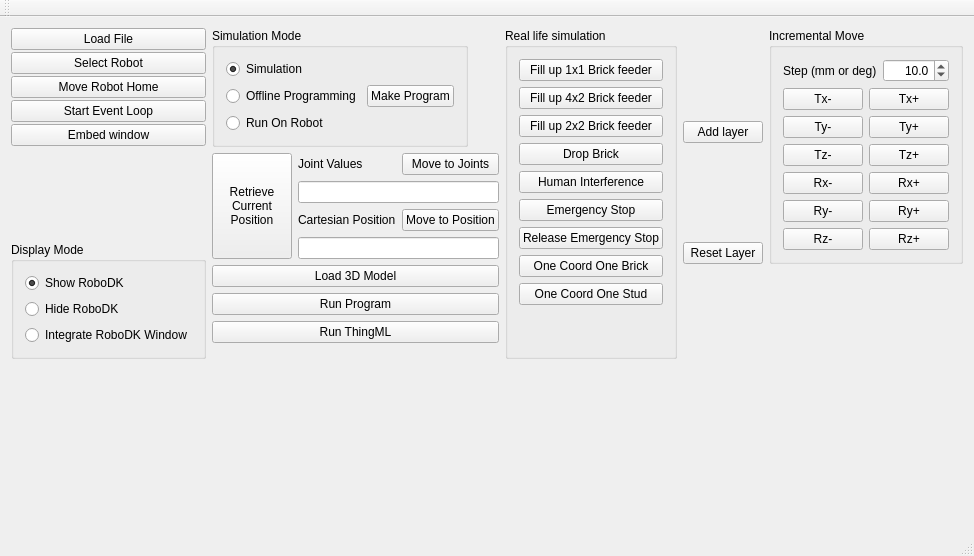
<?xml version="1.0" encoding="UTF-8"?>
<ui version="4.0">
 <class>MainWindow</class>
 <widget class="QMainWindow" name="MainWindow">
  <property name="geometry">
   <rect>
    <x>0</x>
    <y>0</y>
    <width>915</width>
    <height>556</height>
   </rect>
  </property>
  <property name="windowTitle">
   <string>Sample RoboDK API Implementation in C++</string>
  </property>
  <widget class="QWidget" name="centralWidget">
   <layout class="QVBoxLayout" name="verticalLayout_11">
    <item>
     <layout class="QVBoxLayout" name="mainLayout">
      <item>
       <layout class="QHBoxLayout" name="horizontalLayout_7">
        <item>
         <layout class="QVBoxLayout" name="verticalLayout_10">
          <item>
           <layout class="QVBoxLayout" name="verticalLayout_4">
            <property name="spacing">
             <number>2</number>
            </property>
            <item>
             <widget class="QPushButton" name="btnLoadFile">
              <property name="text">
               <string>Load File</string>
              </property>
             </widget>
            </item>
            <item>
             <widget class="QPushButton" name="btnSelectRobot">
              <property name="text">
               <string>Select Robot</string>
              </property>
             </widget>
            </item>
            <item>
             <widget class="QPushButton" name="btnMoveRobotHome">
              <property name="text">
               <string>Move Robot Home</string>
              </property>
             </widget>
            </item>
            <item>
             <widget class="QPushButton" name="btnTestButton">
              <property name="text">
               <string>Start Event Loop</string>
              </property>
             </widget>
            </item>
            <item>
             <widget class="QPushButton" name="btnEmbed">
              <property name="text">
               <string>Embed window</string>
              </property>
             </widget>
            </item>
           </layout>
          </item>
          <item>
           <spacer name="verticalSpacer_2">
            <property name="orientation">
             <enum>Qt::Vertical</enum>
            </property>
            <property name="sizeHint" stdset="0">
             <size>
              <width>20</width>
              <height>2</height>
             </size>
            </property>
           </spacer>
          </item>
          <item>
           <widget class="QGroupBox" name="groupBoxDisplayMode">
            <property name="title">
             <string>Display Mode</string>
            </property>
            <layout class="QVBoxLayout" name="verticalLayout_5">
             <item>
              <widget class="QRadioButton" name="radShowRoboDK">
               <property name="text">
                <string>Show RoboDK</string>
               </property>
               <property name="checked">
                <bool>true</bool>
               </property>
              </widget>
             </item>
             <item>
              <widget class="QRadioButton" name="radHideRoboDK">
               <property name="text">
                <string>Hide RoboDK</string>
               </property>
              </widget>
             </item>
             <item>
              <widget class="QRadioButton" name="radIntegrateRoboDK">
               <property name="text">
                <string>Integrate RoboDK Window</string>
               </property>
              </widget>
             </item>
            </layout>
           </widget>
          </item>
         </layout>
        </item>
        <item>
         <layout class="QVBoxLayout" name="verticalLayout_9">
          <item>
           <layout class="QHBoxLayout" name="horizontalLayout_8">
            <item>
             <widget class="QGroupBox" name="groupBox_2">
              <property name="title">
               <string>Simulation Mode</string>
              </property>
              <layout class="QVBoxLayout" name="verticalLayout_8">
               <item>
                <widget class="QRadioButton" name="radSimulation">
                 <property name="text">
                  <string>Simulation</string>
                 </property>
                 <property name="checked">
                  <bool>true</bool>
                 </property>
                </widget>
               </item>
               <item>
                <layout class="QHBoxLayout" name="horizontalLayout_6">
                 <item>
                  <widget class="QRadioButton" name="radOfflineProgramming">
                   <property name="text">
                    <string>Offline Programming</string>
                   </property>
                  </widget>
                 </item>
                 <item>
                  <widget class="QPushButton" name="btnMakeProgram">
                   <property name="text">
                    <string>Make Program</string>
                   </property>
                  </widget>
                 </item>
                </layout>
               </item>
               <item>
                <widget class="QRadioButton" name="radRunOnRobot">
                 <property name="text">
                  <string>Run On Robot</string>
                 </property>
                </widget>
               </item>
              </layout>
             </widget>
            </item>
            <item>
             <spacer name="horizontalSpacer">
              <property name="orientation">
               <enum>Qt::Horizontal</enum>
              </property>
              <property name="sizeHint" stdset="0">
               <size>
                <width>40</width>
                <height>20</height>
               </size>
              </property>
             </spacer>
            </item>
           </layout>
          </item>
          <item>
           <layout class="QVBoxLayout" name="verticalLayout_7">
            <item>
             <layout class="QHBoxLayout" name="horizontalLayout_5">
              <item>
               <widget class="QPushButton" name="btnGetPosition">
                <property name="sizePolicy">
                 <sizepolicy hsizetype="Minimum" vsizetype="MinimumExpanding">
                  <horstretch>0</horstretch>
                  <verstretch>0</verstretch>
                 </sizepolicy>
                </property>
                <property name="text">
                 <string>Retrieve
Current
Position</string>
                </property>
               </widget>
              </item>
              <item>
               <layout class="QVBoxLayout" name="verticalLayout_3">
                <item>
                 <layout class="QVBoxLayout" name="verticalLayout">
                  <item>
                   <layout class="QHBoxLayout" name="horizontalLayout">
                    <item>
                     <widget class="QLabel" name="label">
                      <property name="text">
                       <string>Joint Values</string>
                      </property>
                     </widget>
                    </item>
                    <item>
                     <widget class="QPushButton" name="btnMoveJoints">
                      <property name="text">
                       <string>Move to Joints</string>
                      </property>
                     </widget>
                    </item>
                   </layout>
                  </item>
                  <item>
                   <widget class="QLineEdit" name="txtJoints"/>
                  </item>
                 </layout>
                </item>
                <item>
                 <layout class="QVBoxLayout" name="verticalLayout_2">
                  <item>
                   <layout class="QHBoxLayout" name="horizontalLayout_2">
                    <item>
                     <widget class="QLabel" name="label_2">
                      <property name="text">
                       <string>Cartesian Position</string>
                      </property>
                     </widget>
                    </item>
                    <item>
                     <widget class="QPushButton" name="btnMovePose">
                      <property name="text">
                       <string>Move to Position</string>
                      </property>
                     </widget>
                    </item>
                   </layout>
                  </item>
                  <item>
                   <widget class="QLineEdit" name="txtXYZWPR"/>
                  </item>
                 </layout>
                </item>
               </layout>
              </item>
             </layout>
            </item>
            <item>
             <widget class="QPushButton" name="load3DModelbtn">
              <property name="text">
               <string>Load 3D Model</string>
              </property>
             </widget>
            </item>
            <item>
             <layout class="QHBoxLayout" name="horizontalLayout_3">
              <item>
               <widget class="QPushButton" name="btnProgRun">
                <property name="text">
                 <string>Run Program</string>
                </property>
               </widget>
              </item>
             </layout>
            </item>
            <item>
             <widget class="QPushButton" name="btnThingMLRun">
              <property name="text">
               <string>Run ThingML</string>
              </property>
             </widget>
            </item>
           </layout>
          </item>
          <item>
           <spacer name="verticalSpacer">
            <property name="orientation">
             <enum>Qt::Vertical</enum>
            </property>
            <property name="sizeHint" stdset="0">
             <size>
              <width>20</width>
              <height>2</height>
             </size>
            </property>
           </spacer>
          </item>
         </layout>
        </item>
        <item>
         <layout class="QVBoxLayout" name="verticalLayout_15"/>
        </item>
        <item>
         <widget class="QGroupBox" name="verticalGroupBox_2">
          <property name="title">
           <string>Real life simulation</string>
          </property>
          <layout class="QVBoxLayout" name="verticalLayout_16">
           <item>
            <widget class="QPushButton" name="fill1x1feederbtn">
             <property name="text">
              <string>Fill up 1x1 Brick feeder</string>
             </property>
            </widget>
           </item>
           <item>
            <widget class="QPushButton" name="fill4x2feederbtn">
             <property name="text">
              <string>Fill up 4x2 Brick feeder</string>
             </property>
            </widget>
           </item>
           <item>
            <widget class="QPushButton" name="fill2x2feederbtn">
             <property name="text">
              <string>Fill up 2x2 Brick feeder</string>
             </property>
            </widget>
           </item>
           <item>
            <widget class="QPushButton" name="dropBrickbtn">
             <property name="text">
              <string>Drop Brick</string>
             </property>
            </widget>
           </item>
           <item>
            <widget class="QPushButton" name="humanInterferencebtn">
             <property name="text">
              <string>Human Interference</string>
             </property>
            </widget>
           </item>
           <item>
            <widget class="QPushButton" name="emergencyStopbtn">
             <property name="text">
              <string>Emergency Stop</string>
             </property>
            </widget>
           </item>
           <item>
            <widget class="QPushButton" name="releaseEmergenyStopbtn">
             <property name="text">
              <string>Release Emergency Stop</string>
             </property>
            </widget>
           </item>
           <item>
            <widget class="QPushButton" name="btnOneCoordOneBrick">
             <property name="text">
              <string>One Coord One Brick</string>
             </property>
            </widget>
           </item>
           <item>
            <widget class="QPushButton" name="btnOneCoordOneStud">
             <property name="text">
              <string>One Coord One Stud</string>
             </property>
            </widget>
           </item>
           <item>
            <spacer name="verticalSpacer_4">
             <property name="orientation">
              <enum>Qt::Vertical</enum>
             </property>
             <property name="sizeHint" stdset="0">
              <size>
               <width>20</width>
               <height>40</height>
              </size>
             </property>
            </spacer>
           </item>
          </layout>
         </widget>
        </item>
        <item>
         <spacer name="horizontalSpacer_3">
          <property name="orientation">
           <enum>Qt::Horizontal</enum>
          </property>
          <property name="sizeHint" stdset="0">
           <size>
            <width>40</width>
            <height>20</height>
           </size>
          </property>
         </spacer>
        </item>
        <item>
         <layout class="QVBoxLayout" name="verticalLayout_13">
          <item>
           <layout class="QVBoxLayout" name="verticalLayout_14"/>
          </item>
          <item>
           <widget class="QPushButton" name="btnAddLayer">
            <property name="text">
             <string>Add layer</string>
            </property>
           </widget>
          </item>
          <item>
           <widget class="QPushButton" name="resetLayerbtn">
            <property name="text">
             <string>Reset Layer</string>
            </property>
           </widget>
          </item>
         </layout>
        </item>
        <item>
         <spacer name="horizontalSpacer_2">
          <property name="orientation">
           <enum>Qt::Horizontal</enum>
          </property>
          <property name="sizeHint" stdset="0">
           <size>
            <width>2</width>
            <height>20</height>
           </size>
          </property>
         </spacer>
        </item>
        <item>
         <layout class="QVBoxLayout" name="verticalLayout_12">
          <item>
           <widget class="QGroupBox" name="groupBox">
            <property name="title">
             <string>Incremental Move</string>
            </property>
            <layout class="QVBoxLayout" name="verticalLayout_6">
             <item>
              <layout class="QHBoxLayout" name="horizontalLayout_4">
               <item>
                <widget class="QLabel" name="label_4">
                 <property name="text">
                  <string>Step (mm or deg)</string>
                 </property>
                </widget>
               </item>
               <item>
                <widget class="QDoubleSpinBox" name="spnStep">
                 <property name="alignment">
                  <set>Qt::AlignRight|Qt::AlignTrailing|Qt::AlignVCenter</set>
                 </property>
                 <property name="decimals">
                  <number>1</number>
                 </property>
                 <property name="maximum">
                  <double>1000.000000000000000</double>
                 </property>
                 <property name="value">
                  <double>10.000000000000000</double>
                 </property>
                </widget>
               </item>
              </layout>
             </item>
             <item>
              <layout class="QGridLayout" name="gridLayout">
               <item row="0" column="0">
                <widget class="QPushButton" name="btnTXn">
                 <property name="text">
                  <string>Tx-</string>
                 </property>
                </widget>
               </item>
               <item row="0" column="1">
                <widget class="QPushButton" name="btnTXp">
                 <property name="text">
                  <string>Tx+</string>
                 </property>
                </widget>
               </item>
               <item row="1" column="0">
                <widget class="QPushButton" name="btnTYn">
                 <property name="text">
                  <string>Ty-</string>
                 </property>
                </widget>
               </item>
               <item row="1" column="1">
                <widget class="QPushButton" name="btnTYp">
                 <property name="text">
                  <string>Ty+</string>
                 </property>
                </widget>
               </item>
               <item row="2" column="0">
                <widget class="QPushButton" name="btnTZn">
                 <property name="text">
                  <string>Tz-</string>
                 </property>
                </widget>
               </item>
               <item row="2" column="1">
                <widget class="QPushButton" name="btnTZp">
                 <property name="text">
                  <string>Tz+</string>
                 </property>
                </widget>
               </item>
               <item row="3" column="0">
                <widget class="QPushButton" name="btnRXn">
                 <property name="text">
                  <string>Rx-</string>
                 </property>
                </widget>
               </item>
               <item row="3" column="1">
                <widget class="QPushButton" name="btnRXp">
                 <property name="text">
                  <string>Rx+</string>
                 </property>
                </widget>
               </item>
               <item row="4" column="0">
                <widget class="QPushButton" name="btnRYn">
                 <property name="text">
                  <string>Ry-</string>
                 </property>
                </widget>
               </item>
               <item row="4" column="1">
                <widget class="QPushButton" name="btnRYp">
                 <property name="text">
                  <string>Ry+</string>
                 </property>
                </widget>
               </item>
               <item row="5" column="0">
                <widget class="QPushButton" name="btnRZn">
                 <property name="text">
                  <string>Rz-</string>
                 </property>
                </widget>
               </item>
               <item row="5" column="1">
                <widget class="QPushButton" name="btnRZp">
                 <property name="text">
                  <string>Rz+</string>
                 </property>
                </widget>
               </item>
              </layout>
             </item>
            </layout>
           </widget>
          </item>
          <item>
           <spacer name="verticalSpacer_3">
            <property name="orientation">
             <enum>Qt::Vertical</enum>
            </property>
            <property name="sizeHint" stdset="0">
             <size>
              <width>20</width>
              <height>2</height>
             </size>
            </property>
           </spacer>
          </item>
         </layout>
        </item>
       </layout>
      </item>
      <item>
       <widget class="QWidget" name="widgetRoboDK" native="true">
        <property name="sizePolicy">
         <sizepolicy hsizetype="MinimumExpanding" vsizetype="MinimumExpanding">
          <horstretch>0</horstretch>
          <verstretch>100</verstretch>
         </sizepolicy>
        </property>
        <property name="minimumSize">
         <size>
          <width>0</width>
          <height>150</height>
         </size>
        </property>
       </widget>
      </item>
     </layout>
    </item>
   </layout>
  </widget>
  <widget class="QMenuBar" name="menuBar">
   <property name="geometry">
    <rect>
     <x>0</x>
     <y>0</y>
     <width>915</width>
     <height>21</height>
    </rect>
   </property>
  </widget>
  <widget class="QToolBar" name="mainToolBar">
   <attribute name="toolBarArea">
    <enum>TopToolBarArea</enum>
   </attribute>
   <attribute name="toolBarBreak">
    <bool>false</bool>
   </attribute>
  </widget>
  <widget class="QStatusBar" name="statusBar"/>
 </widget>
 <layoutdefault spacing="6" margin="11"/>
 <resources/>
 <connections/>
</ui>
